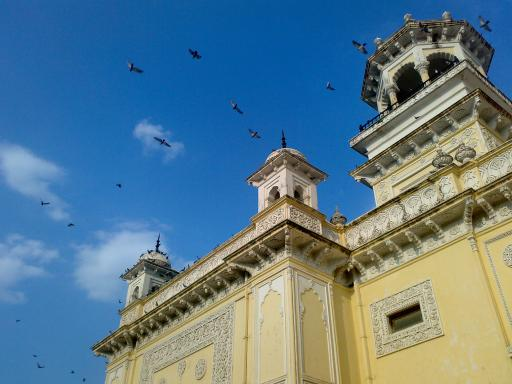
#> input picture cwd/home.jpg, 512 x 384 px, found by its file name
$ python 04-sift.py
#> lines starting #> are read from the running program, lines starting #| are printed output that depends on the picture
import numpy as np
import cv2 as cv
import matplotlib.pyplot as plt

# read
img = cv.imread('home.jpg')
#> img is the input picture: shape (384, 512, 3); mean B, G, R 141.2, 123.9, 91.6
img = cv.cvtColor(img, cv.COLOR_BGR2RGB)
gray = cv.cvtColor(img, cv.COLOR_RGB2GRAY)
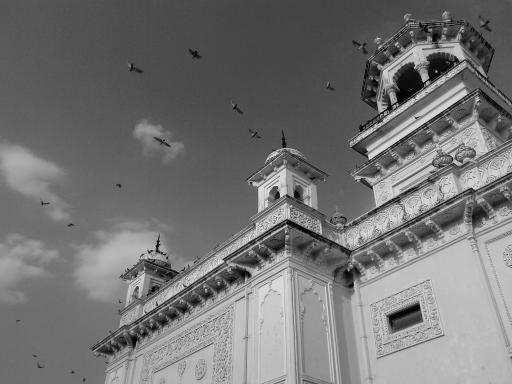
#> gray: shape (384, 512); min 0, max 252, mean 116.2

# create sift instance
# comment phase of the algorithm for official document
# here can get more information from source code
# https://github.com/opencv/opencv_contrib/blob/master/modules/xfeatures2d/src/sift.cpp
#
# 1. Scale-space Extrema Detection
# 1-1. Pyramids & Octaves
# Source Code Hint: buildGaussianPyramid()
# process the input image to a scale Pyramids
# then in each scale layer, multiple the image with GaussBlur in different sigma
# the group of the same scale including different GaussBlur result is called "octave"
# in this step algorithm transform a single image to Pyramids layer count * Octaves count images
#
# 1-2. Create DoG(Difference of Gaussian) in octaves
# Source Code Hint: buildDoGPyramid()
# the algorithm use DoG to replace LoG(Laplacian of Gaussian) to save time
# in step 1-1, images in each octave are GaussBlur result
# the algorithm need is "Difference of Gaussian"
# to make the different gauss image need subtract adjacent GaussBlur image
# in the document illustrated, each octave count from 5 to 4 after subtract
# in the source code , nOctaveLayers+3 become nOctaveLayers+2 in function buildDoGPyramidComputer
#
# 1-3. Find extreme point from multiple layer space
# Source Code Hint: findScaleSpaceExtremaComputer()-operator()
# Key Role: make the SIFT get Scale Invariable ability
# after preparing the DoG images in an octave of one scale
# search the extreme point of local
# comparing the pixel near the target point to find the extreme value
# near area means the 8 neighbor pixels, the 9 pixels above, and the 9 pixels underneath
# which means 1 pixel should compare with 8+9+9 = 26 pixels in close space
# from source code you can see a huge if condition near the line 635
# then take a threshold to filter the potential points with extrema value
#
# 2. Key point Localization
# 2-1. Refine the potential points to keypoint
# Source Code Hint: adjustLocalExtrema()
# the step 1-3 extreme points are not the keypoints
# because of edges effect we need to refine the keypoints to get more accurate points
# the method is to use Taylor series expansion (to understand this, we need more mathematic knowledge)
# then pick up a threshold to filter the result
# the result of stage1 is the keypoint in the Pyramids * Octaves space, not a flat image
#
# 2-2. Flatten the keypoints to origin size coordinate
# Source Code Hint: adjustLocalExtrema()
# the stage2 is flattening those points to the origin image coordinate
# so that we can do the "Orientation Assignment" step
# near line 569, you can examine assigning of point (x, y)
#
# 3. Orientation Assignment
# 3-1. Use 36 bins histogram to calculate the main direction
# Source Code Hint: calcOrientationHist()
# Key Role: make the SIFT get Rotate Invariable ability
# loop the keypoint, remove the duplicate point
# A neighborhood is taken around the keypoint, calculate the gradient
# divide 360 degrees to 36 bins to generate a histogram
# take the max value as the main direction
# keep the 80% value of max as an associate direction
# then whatever the image rotate
# the same area main orientation will not change
#
# 4. Keypoint Descriptor
# 4-1. Neighborhood pixels & Rotate
# Source Code Hint: calcOrientationHist()
# once the orientation is made
# use the 16*16 pixel square with the keypoint as center calculate descriptor
# divide the 16*16 square to 16 small square (call it "block") with 4*4 size
# each pixel in the block calculate the gradient
# then 16 gradient number is token at one block
#
# 4-2. The second histogram with 8 bins
# Source Code Hint: calcSIFTDescriptor() + SIFT_DESCR_HIST_BINS
# now we need a new histogram to represent the block
# not the same histogram in step 3-1
# block histogram use 8 bins represent 360 degree
# the reason using 8 bins is there are only 16 candidate gradient in a block
#
# 4-3. Assemble the block histogram to the descriptor
# Source Code Hint: calcSIFTDescriptor() + float* dst
# calculate each block histogram with 8 bins
# store the 8 bins value to last parameter dst
# 16 * 16 divided to 16 blocks
# the final descriptor is a vector with 16 * 8 = 128 size
# every 8 elements of this vector represent a block histogram
#
# 5. Keypoint Matching
# this step is not the SIFT algorithm itself
# it emphasizes algorithm is used for stitching images
# should pick an appropriate threshold to get a better result
# sometimes the closet-distance is not as good as the second candidate
#
# Refer:
# https://blog.csdn.net/zddblog/article/details/7521424
sift = cv.xfeatures2d.SIFT_create()
kp = sift.detect(gray, None)
#> kp = 885 keypoints; strongest (x, y, size): (404, 317, 19.1), (408, 83, 17.5), (158, 241, 1.8), (157, 246, 2.4)

# draw keypoints
keypoint = img.copy()
cv.drawKeypoints(gray, kp, keypoint)
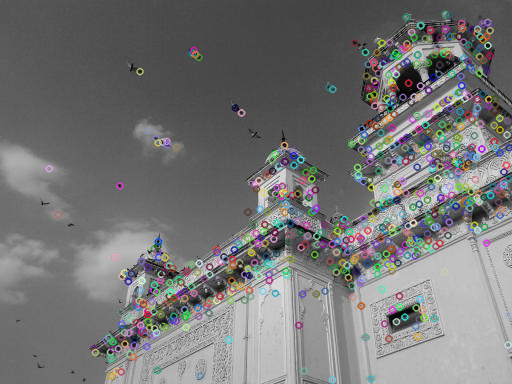
#> keypoint: shape (384, 512, 3); mean R, G, B 117, 117.2, 117.2
orientation = img.copy()
cv.drawKeypoints(gray, kp, orientation, flags=cv.DRAW_MATCHES_FLAGS_DRAW_RICH_KEYPOINTS)
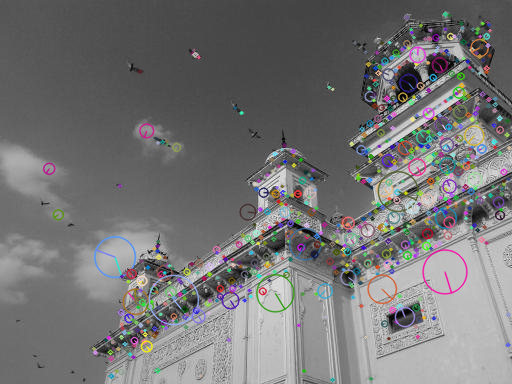
#> orientation: shape (384, 512, 3); mean R, G, B 116.9, 116.4, 116.9


# show
plt.subplot(2, 2, 1), plt.imshow(img), plt.title("img")
plt.subplot(2, 2, 2), plt.imshow(keypoint), plt.title("keypoint")
plt.subplot(2, 2, 3), plt.imshow(orientation), plt.title("orientation")
plt.show()
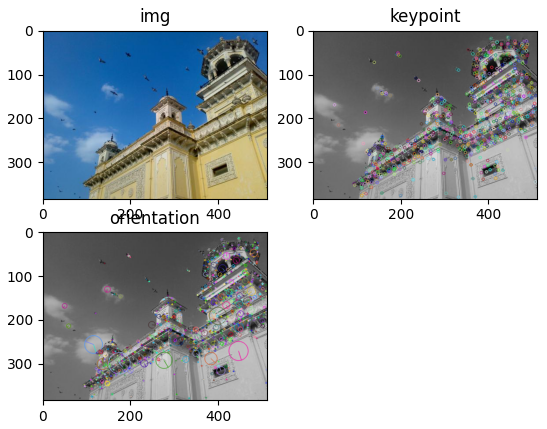
#> figure drawn by matplotlib, 3 panels
